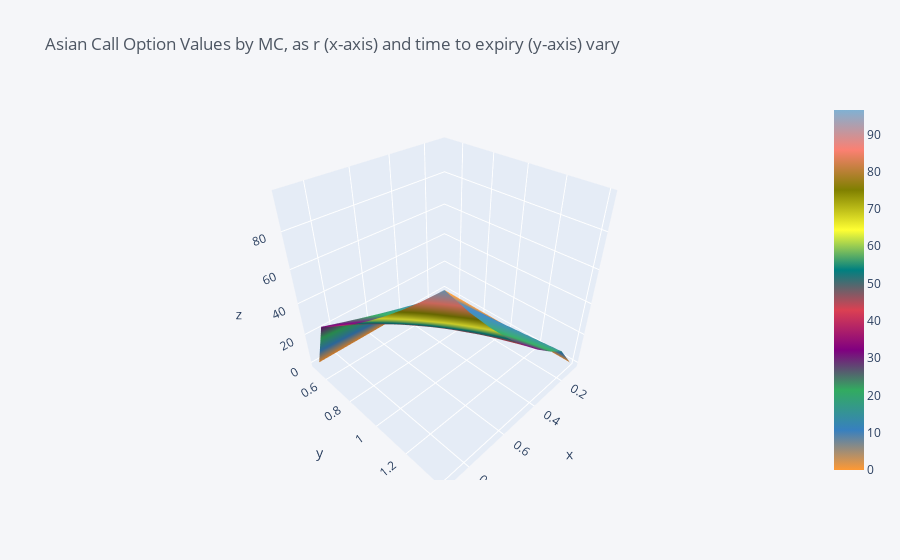

The code cell stored with this chart in its notebook:
### Code cell
grid.iplot(kind='surface', title='Asian Call Option Values by MC, as r (x-axis) and time to expiry (y-axis) vary')

### Figure 1 — Plotly figure (JSON) as saved in the notebook; plotly's stock layout.template omitted (floating-point values rounded to 4 significant figures)
{"data": [{"colorscale": [[0, "rgb(255, 153, 51)"], [0.1111, "rgb(55, 128, 191)"], [0.2222, "rgb(50, 171, 96)"], [0.3333, "rgb(128, 0, 128)"], [0.4444, "rgb(219, 64, 82)"], [0.5556, "rgb(0, 128, 128)"], [0.6667, "rgb(255, 255, 51)"], [0.7778, "rgb(128, 128, 0)"], [0.8889, "rgb(251, 128, 114)"], [1, "rgb(128, 177, 211)"]], "type": "surface", "x": [0.1, 0.2, 0.3, 0.4, 0.5, 0.6, 0.7, 0.8, 0.9], "y": [0.5, 0.6, 0.7, 0.8, 0.9, 1, 1.1, 1.2, 1.3, 1.4], "z": [[0, 0, 0, 0, 0, 0, 0, 0, 0], [0, 7.363, 9.971, 12.94, 16.21, 19.73, 23.45, 27.35, 31.43], [0, 8.404, 11.57, 15.18, 19.17, 23.47, 28.03, 32.84, 37.89], [0, 9.451, 13.2, 17.5, 22.25, 27.38, 32.84, 38.63, 44.76], [0, 10.51, 14.87, 19.88, 25.44, 31.45, 37.89, 44.76, 52.08], [0, 11.58, 16.57, 22.34, 28.75, 35.71, 43.2, 51.24, 59.88], [0, 12.66, 18.32, 24.88, 32.17, 40.14, 48.77, 58.1, 68.18], [0, 13.75, 20.1, 27.48, 35.73, 44.77, 54.62, 65.35, 77.04], [0, 14.86, 21.93, 30.17, 39.4, 49.59, 60.77, 73.03, 86.48], [0, 15.98, 23.8, 32.93, 43.21, 54.62, 67.23, 81.16, 96.55]]}], "layout": {"autosize": true, "legend": {"bgcolor": "#F5F6F9", "font": {"color": "#4D5663"}}, "paper_bgcolor": "#F5F6F9", "plot_bgcolor": "#F5F6F9", "scene": {"aspectmode": "auto", "aspectratio": {"x": 1, "y": 1, "z": 1}}, "title": {"font": {"color": "#4D5663"}, "text": "Asian Call Option Values by MC, as r (x-axis) and time to expiry (y-axis) vary"}, "xaxis": {"gridcolor": "#E1E5ED", "showgrid": true, "tickfont": {"color": "#4D5663"}, "title": {"font": {"color": "#4D5663"}, "text": ""}, "zerolinecolor": "#E1E5ED"}, "yaxis": {"gridcolor": "#E1E5ED", "showgrid": true, "tickfont": {"color": "#4D5663"}, "title": {"font": {"color": "#4D5663"}, "text": ""}, "zerolinecolor": "#E1E5ED"}}}
